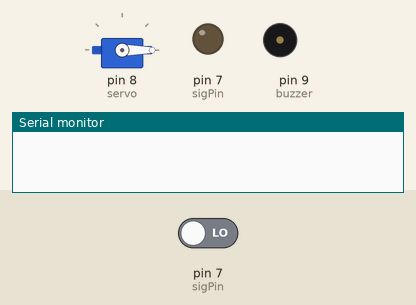
This sketch was run on a simulated Arduino Uno, built with avr-gcc and run on an emulated ATmega328P. On the bench: servo, output pins drawn as LEDs (lit = HIGH), buzzer (waves = sounding), the last lines printed to the serial monitor. Inputs (shaded band) come from the test bench; at power-on: pin 7 (sigPin) LOW.

Above: at 0.1 s.
At 1.1 s:
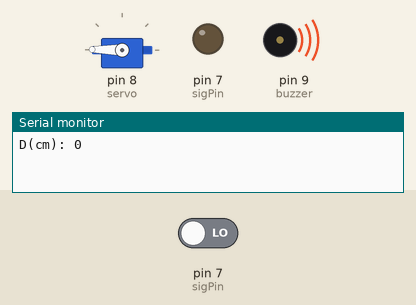
Timing chart, 0 to 40.0 s (numbered marks = the images above):
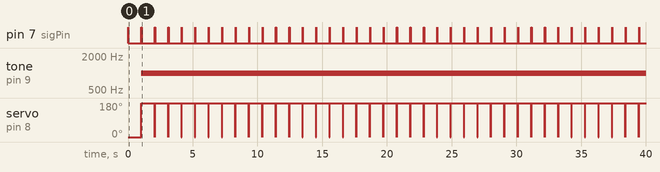

The sketch:

Automatic_Door.ino
```cpp
#include <Servo.h>
Servo servo;
int buzzer = 9;

const int sigPin =7;
long duration;
int distance;

int angle= 0;

void setup() {
  pinMode(buzzer, OUTPUT);
  int angle=0;

    servo.attach(8);
    servo.write(angle);

Serial.begin(9600);
}

void loop() {

  pinMode(sigPin,OUTPUT);
  digitalWrite(sigPin,LOW);
  delay(2);
  digitalWrite(sigPin,HIGH);
  delay(10);
  digitalWrite(sigPin,LOW);
  pinMode(sigPin,INPUT);
  duration=pulseIn(sigPin,HIGH);
  distance=(duration*0.034)/2;
  Serial.print("D(cm): ");
  Serial.println(distance);
  if(distance<10)
  {
    for(angle=0;angle<180;angle++)
  	{
    	servo.write(angle);
    	tone(buzzer,1000);

  	}
  }
  else
  {
    for(angle=180;angle>0;angle--)
  	{
      	servo.write(angle);
      	noTone(buzzer);
  	}
  }

  delay(10);
}
```

Measured:
- by itself, pin 7 (sigPin): alternates HIGH for 0.01 s and LOW for 1.0 s
- by itself, tone on pin 9 (buzzer): silent → 1000 Hz at 1.0 s
- by itself, servo on pin 8 (servo): alternates 179° for 1.0 s and 0° for 0.02 s
